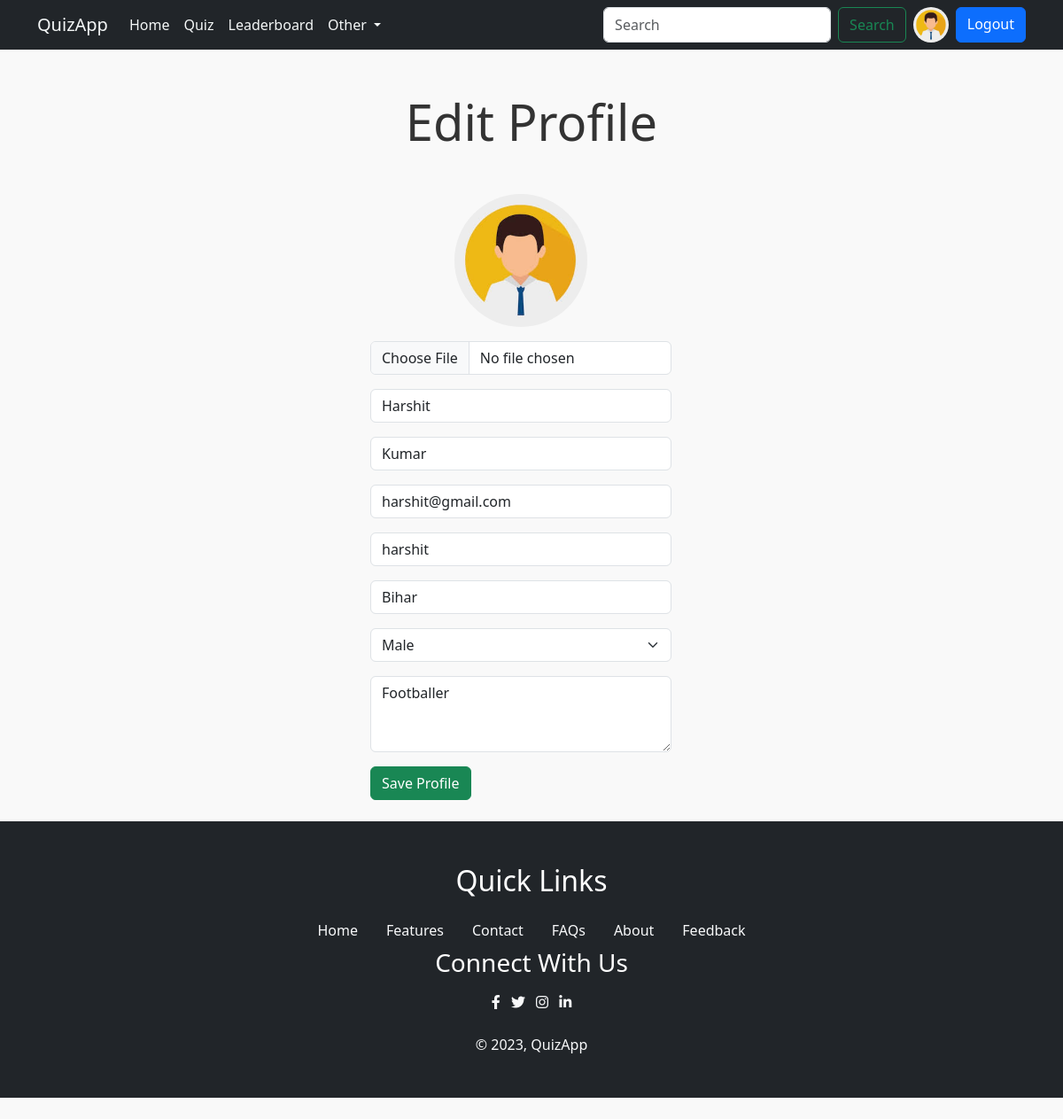
The page /user/settings (signed in) on the database its author committed.
### account/models.py (models this page shows, shortened)
class Profile(models.Model):
    user=models.OneToOneField(User,on_delete=models.CASCADE,null=True,verbose_name='User Object')
    bio=models.TextField(blank=True,null=True)
    profile_img=models.ImageField(upload_to='profile_images',default='user.jpg',blank=True,null=True,verbose_name='Profile_pic')
    location=models.CharField(max_length=100,blank=True,null=True)
    GENDER=(
        ('Male','Male'),
        ('Female','Female'),
        ('Other','Other'),
    )
    gender=models.CharField(max_length=6,choices=GENDER,blank=True,null=True)

### account/views.py (the view, shortened to what this page needs)
# urls.py: path('settings',views.editProfile,name='edit_profile'),
@login_required(login_url='login')
def editProfile(request):
    user_object=User.objects.get(username=request.user)
    user_profile=Profile.objects.get(user=user_object)
    context={"user_profile":user_profile}
    return render(request,'profile-edit.html',context)

### templates/profile-edit.html (shortened to what this page needs)
{% extends "index.html" %}
{% load static %}
{% block content %}
<h1 class="display-4 text-center my-5">Edit Profile</h1>
<div class="container">
  <div class="row row-cols-sm-1 row-cols-lg-3 container">
    <div class="col-12">
    </div>
    <div class="col-12">
      <form action="" method="POST" enctype="multipart/form-data">
        <div class="mb-3 d-flex justify-content-center">
          <img src="{{user_profile.profile_img.url}}" alt="profile-pic" width="150" height="150" class="rounded-circle">
        </div>
        <div class="mb-3">
          <input type="file" name="profile_img" class="form-control" id="exampleInputImage">
        </div>
        <div class="mb-3">
          <input type="text" name="firstname" value="{{user_profile.user.first_name}}" class="form-control"
            id="exampleInputFirstName" placeholder="First Name" required>
        </div>
        <div class="mb-3">
          <input type="text" name="lastname" value="{{user_profile.user.last_name}}" class="form-control"
            id="exampleInputLastName" placeholder="Last Name" required>
        </div>
        <div class="mb-3">
          <input type="email" name="email" class="form-control" value="{{user_profile.user.email}}"
            id="exampleInputEmail2" aria-describedby="emailHelp" placeholder="Email" required>
        </div>
        <div class="mb-3">
          <input type="text" name="username" class="form-control" value="{{user_profile.user.username}}"
            id="exampleInputUsername1" aria-describedby="emailHelp" placeholder="Username" required>
        </div>
        <div class="mb-3">
          <input type="text" name="location" value="{{user_profile.location}}" class="form-control"
            id="exampleInputLocation" placeholder="Location" required>
        </div>
        <div class="mb-3">
          <select class="form-select form-control" name="gender" id="exampleInputGender" aria-label="Default select example" required>
              <option {% if user_profile.gender == 'Male' %}selected{% endif %} value="Male">Male</option>
            </select>
        </div>
        <div class="mb-3">
          <textarea class="form-control" name="bio" id="exampleFormControlTextarea1" rows="3" placeholder="Your Bio"
            required>{{user_profile.bio}}</textarea>
        </div>
        <button type="submit" class="btn btn-success">Save Profile</button>
      </form>
    </div>
    <div class="col-12">
    </div>
  </div>
</div>
{% endblock content%}

### templates/components/navbar.html (shortened to what this page needs)
<nav class="navbar navbar-expand-lg navbar-dark bg-dark">
    <div class="container">
        <a class="navbar-brand" href="{% url 'home' %}">QuizApp</a>
        <div class="collapse navbar-collapse" id="navbarSupportedContent">
            <ul class="navbar-nav me-auto mb-2 mb-lg-0">
                <li class="nav-item">
                    <a class="nav-link active" aria-current="page" href="{% url 'home' %}">Home</a>
                </li>
                <li class="nav-item">
                    <a class="nav-link" href="{% url 'all_quiz' %}">Quiz</a>
                </li>
                <li class="nav-item">
                    <a class="nav-link" href="{% url 'leaderboard' %}">Leaderboard</a>
                </li>
                <li class="nav-item dropdown">
                    <a class="nav-link dropdown-toggle" href="#" role="button" data-bs-toggle="dropdown"
                        aria-expanded="false">
                        Other
                    </a>
                </li>
            </ul>
            <form class="d-flex" role="search">
                <input class="form-control me-2" type="search" placeholder="Search" aria-label="Search">
                <button class="btn btn-outline-success" type="submit">Search</button>
                {% if request.user.is_authenticated %}
                <a href="{% url 'profile' request.user.username %}" class="mx-2">
                    <img src="{{user_profile.profile_img.url}}" class="rounded-circle" width="40" height="40" alt="profile_img">
                </a>
                <a href="{% url 'logout' %}" class="btn btn-primary">Logout</a>
                {% else %}
                <a href="{% url 'login' %}" class="btn btn-primary ms-2">Login</a>
                {% endif %}
            </form>
        </div>
    </div>
</nav>

### static/css/welcome.css (style rules this page uses)
body, h1, h2, h3, p { margin: 0; padding: 0; }
body { font-family: 'Segoe UI', Tahoma, Geneva, Verdana, sans-serif; background-color: #f9f9f9; color: #333; }
.navbar { background-color: #2c3e50; color: #ecf0f1; }
.navbar-brand, .navbar-nav .nav-link { color: #f4f7f7 !important; }

### rows shown on the page
Profile: profile_img (placeholder picture), firstname "Harshit", lastname "Kumar", email "harshit@gmail.com", username "harshit", location "Bihar", gender "Male", bio "Footballer"
